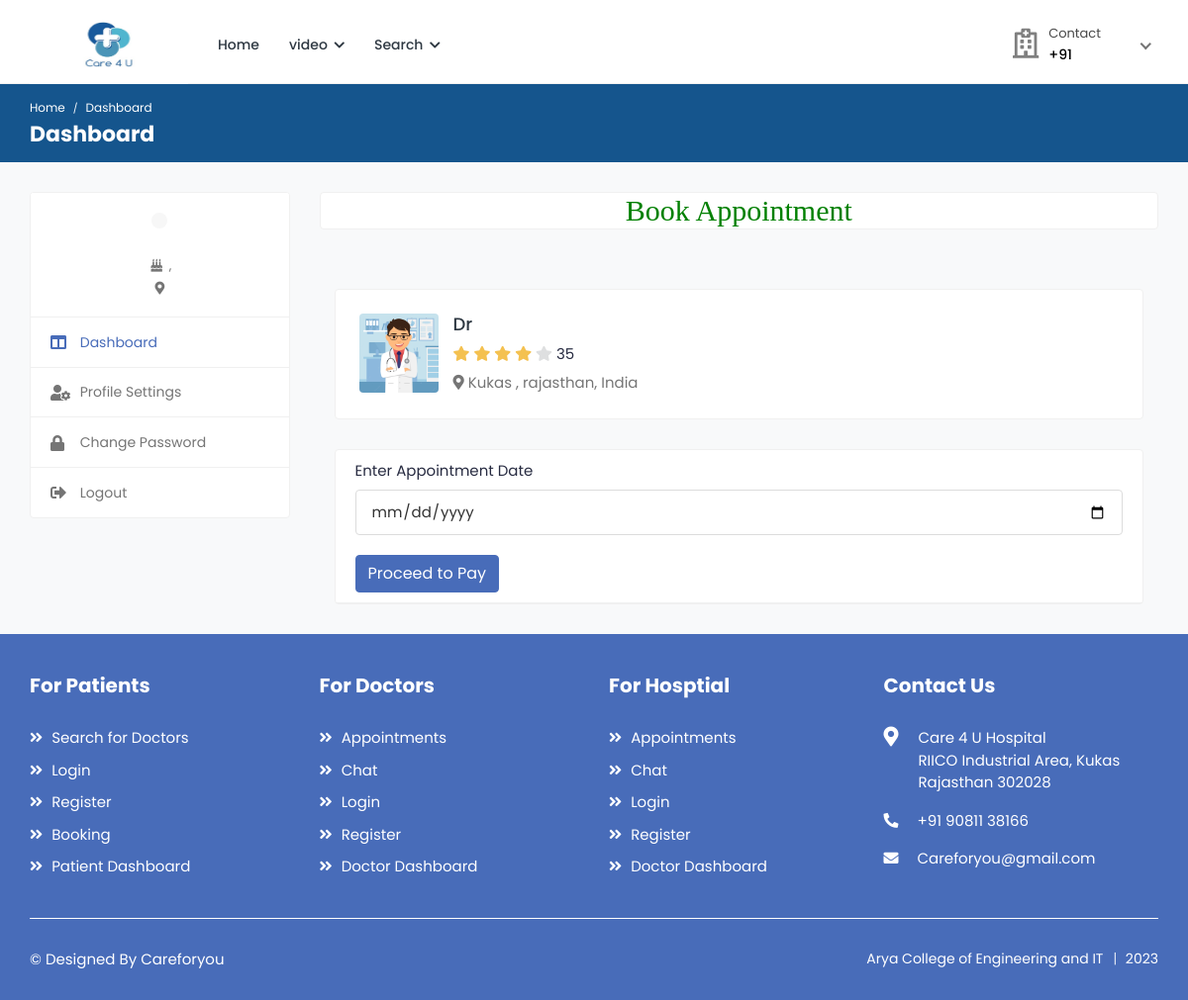
/appointment13, run on the app's committed database.
### health/models.py (models this page shows, shortened)
class Doctor(models.Model):
    status = models.CharField(max_length=100,null=True)
    user = models.ForeignKey(User, on_delete=models.CASCADE, null=True)
    mobile = models.CharField(max_length=10, null=True)
    address = models.CharField(max_length=100, null=True)
    experience = models.CharField(max_length=100, null=True)
    specialist = models.CharField(max_length=100, null=True)
    service = models.CharField(max_length=100, null=True)
    clinic = models.CharField(max_length=100, null=True)
    cl_address = models.CharField(max_length=100, null=True)
    daystiming = models.CharField(max_length=100, null=True)
    timing = models.CharField(max_length=100, null=True)
    price = models.CharField(max_length=100, null=True)
    dob = models.DateField(null=True)
    gender = models.CharField(max_length=100,choices=gender,null=True)
    biography = models.TextField(null=True)
    image = models.FileField(null=True)

### health/views.py (the view)
# urls.py: path('appointment<int:pid>', appointment,name="appointment"),
def appointment(request,pid):
    doctor=Doctor.objects.get(id=pid)
    if request.method == "POST":
        a = request.POST['a_date']
        app=Appointment.objects.create(doctor=doctor,patient=Patient.objects.get(user=request.user),a_date=a,status="pending",p_status="pending")
        messages.success(request,"Appointment Request Sent Successfully")
        return redirect("payment",app.id)
    d={'doctor':doctor}
    return render(request,'patient/appointment.html',d)

### health/templates/patient/appointment.html (shortened to what this page needs)
{% extends 'patient/sidebar.html' %}
{% load static %}
{% block b %}
<h2 style="font-family:roman;color:green" align="center" class="card">Book Appointment</h2>
<div class="content">
				<div class="container">
					<div class="row">
						<div class="col-12">
							<div class="card">
								<div class="card-body">
									<div class="booking-doc-info">
										<a href="doctor-profile.html" class="booking-doc-img">
											<img src="{{doctor.image.url}}" alt="User Image">
										</a>
										<div class="booking-info">
											<h4><a href="doctor-profile.html">Dr {{doctor.user.first_name}}</a></h4>
											<div class="rating">
												<i class="fas fa-star filled"></i>
												<i class="fas fa-star filled"></i>
												<i class="fas fa-star filled"></i>
												<i class="fas fa-star filled"></i>
												<i class="fas fa-star"></i>
												<span class="d-inline-block average-rating">35</span>
											</div>
											<p class="text-muted mb-0"><i class="fas fa-map-marker-alt"></i> {{doctor.address}}, India</p>
										</div>
									</div>
								</div>
							</div>
							<div class="card booking-schedule schedule-widget">
								<div class="schedule-header">
									<div class="row">
										<div class="col-md-12">
											<form action="" method="post">
												<div class="form-group">
													<label>Enter Appointment Date</label>
													<input type="date" class="form-control" name="a_date">
												</div>
                                                <button type="submit"  class="btn btn-primary submit-btn">Proceed to Pay</button>
							</div>
										</div>
									</div>
								</div>
                            </div>
						</div>
					</div>
				</div>
			</div>
		{% endblock %}

### data on the page
Doctor: image (picture), address "Kukas , rajasthan"
